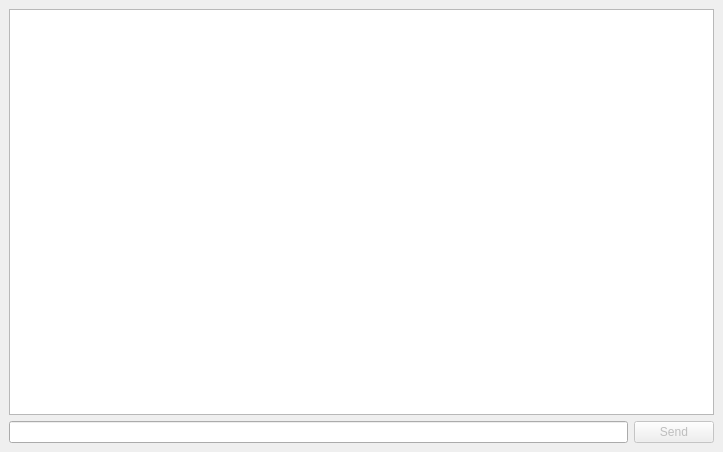
<?xml version="1.0" encoding="UTF-8"?>
<ui version="4.0">
 <class>MainWindow</class>
 <widget class="QMainWindow" name="MainWindow">
  <property name="geometry">
   <rect>
    <x>0</x>
    <y>0</y>
    <width>723</width>
    <height>452</height>
   </rect>
  </property>
  <property name="sizePolicy">
   <sizepolicy hsizetype="Expanding" vsizetype="Expanding">
    <horstretch>0</horstretch>
    <verstretch>0</verstretch>
   </sizepolicy>
  </property>
  <property name="minimumSize">
   <size>
    <width>0</width>
    <height>0</height>
   </size>
  </property>
  <property name="maximumSize">
   <size>
    <width>960</width>
    <height>540</height>
   </size>
  </property>
  <property name="windowTitle">
   <string>MainWindow</string>
  </property>
  <widget class="QWidget" name="centralwidget">
   <property name="sizePolicy">
    <sizepolicy hsizetype="Expanding" vsizetype="Expanding">
     <horstretch>0</horstretch>
     <verstretch>0</verstretch>
    </sizepolicy>
   </property>
   <property name="minimumSize">
    <size>
     <width>0</width>
     <height>0</height>
    </size>
   </property>
   <property name="maximumSize">
    <size>
     <width>960</width>
     <height>540</height>
    </size>
   </property>
   <layout class="QVBoxLayout" name="verticalLayout">
    <item>
     <widget class="QListWidget" name="messages_list_widget">
      <property name="sizePolicy">
       <sizepolicy hsizetype="Expanding" vsizetype="Expanding">
        <horstretch>0</horstretch>
        <verstretch>0</verstretch>
       </sizepolicy>
      </property>
      <property name="selectionMode">
       <enum>QAbstractItemView::SelectionMode::NoSelection</enum>
      </property>
      <property name="isWrapping" stdset="0">
       <bool>false</bool>
      </property>
      <property name="resizeMode">
       <enum>QListView::ResizeMode::Adjust</enum>
      </property>
      <property name="wordWrap">
       <bool>false</bool>
      </property>
     </widget>
    </item>
    <item>
     <layout class="QHBoxLayout" name="horizontalLayout_2">
      <item>
       <widget class="QLineEdit" name="message_line_edit"/>
      </item>
      <item>
       <widget class="QPushButton" name="send_push_button">
        <property name="enabled">
         <bool>false</bool>
        </property>
        <property name="text">
         <string>Send</string>
        </property>
       </widget>
      </item>
     </layout>
    </item>
   </layout>
  </widget>
 </widget>
 <resources/>
 <connections/>
</ui>
